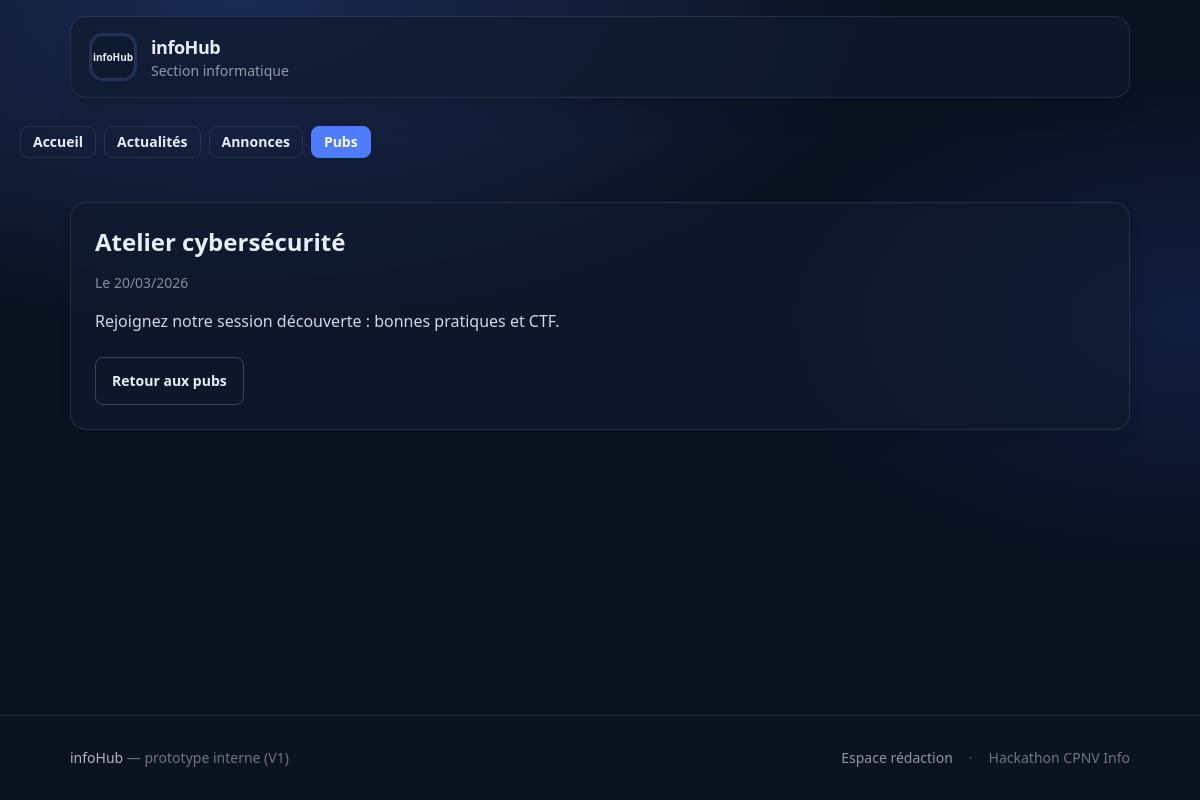
Screenshot of /index.php?route=ad_detail&id=2 with the database file from the repository.
### tables this page shows
CREATE TABLE IF NOT EXISTS ads (
  id INT AUTO_INCREMENT PRIMARY KEY,
  title VARCHAR(255) NOT NULL,
  content TEXT NOT NULL,
  image_path VARCHAR(255) NULL,
  link_url VARCHAR(500) NULL,
  posted_at DATETIME NOT NULL DEFAULT CURRENT_TIMESTAMP
);

### lib/db.php (called while the page is built, shortened)
<?php
function db(): PDO
{
  $dsn = sprintf(
    'mysql:host=%s;port=%d;dbname=%s;charset=utf8mb4',
    DB_HOST,
    DB_PORT,
    DB_NAME
  );
  $pdo = new PDO($dsn, DB_USER, DB_PASS, [
    PDO::ATTR_ERRMODE => PDO::ERRMODE_EXCEPTION,
    PDO::ATTR_DEFAULT_FETCH_MODE => PDO::FETCH_ASSOC,
  ]);
  return $pdo;
}

### lib/repositories.php (called while the page is built, shortened)
<?php
require_once __DIR__ . '/db.php';
require_once __DIR__ . '/markdown.php';
function getAdById(int $id): ?array
{
  $stmt = db()->prepare("SELECT * FROM ads WHERE id = :id LIMIT 1");
  $stmt->execute(['id' => $id]);
  $row = $stmt->fetch();
  return $row ?: null;
}

### pages/ad_detail.php (the view, shortened to what this page needs)
<?php
require_once __DIR__ . '/../lib/repositories.php';
$ad = getAdById((int)$id);
?>
<?php require __DIR__ . '/../templates/header.php'; ?>
<section class="my-6 animate-fade-in">
  <?php if (!$ad): ?>
    <div class="rounded-2xl border border-dashed border-base-content/20 bg-base-200/40 px-5 py-6 text-base-content/70">
      <h1 class="text-lg font-bold text-base-content mb-3">Pub introuvable</h1>
      <a class="btn btn-outline border-base-content/20" href="index.php?route=ads">Retour</a>
    </div>
  <?php else: ?>
    <article class="card bg-base-200/65 border border-base-content/10 shadow-lg p-4 sm:p-6 gap-4 min-w-0 max-w-full overflow-x-clip">
      <h1 class="text-2xl font-bold leading-tight"><?= h($ad['title']) ?></h1>
      <p class="text-sm text-base-content/55">Le <?= h(date_format(new DateTime($ad['posted_at']), 'd/m/Y')) ?></p>
      <div class="rich text-base-content/90">
        <?= render_markdown((string)$ad['content']) ?>
      </div>
      <div class="flex flex-wrap gap-3 mt-2">
        <a class="btn btn-outline border-base-content/20 transition-all duration-200 hover:border-primary/50" href="index.php?route=ads">Retour aux pubs</a>
      </div>
    </article>
  <?php endif; ?>
</section>
<?php require __DIR__ . '/../templates/footer.php'; ?>

### lib/markdown.php (shortened to what this page needs)
<?php
function render_markdown(string $markdown): string
{
  $markdown = str_replace(["\r\n", "\r"], "\n", $markdown);
  $escaped = htmlspecialchars($markdown, ENT_QUOTES | ENT_SUBSTITUTE, 'UTF-8');
  $lines = explode("\n", $escaped);
  $html = implode("\n", $lines);
  $html = preg_replace(
    '/\[(.+?)\]\((https?:\/\/[^\)]+)\)/',
    '<a href="$2" target="_blank" rel="noopener noreferrer">$1</a>',
    $html
  );
  $html = preg_replace('/`([^`]+)`/', '<code>$1</code>', $html);
  $html = preg_replace('/\*\*([^\*]+)\*\*/', '<strong>$1</strong>', $html);
  $html = preg_replace('/(^|[^*])\*([^*\n]+)\*/', '$1<em>$2</em>', $html);
  $segments = preg_split('/\n{2,}/', $html);
  $out = [];
  foreach ($segments as $seg) {
    $seg = str_replace("\n", "<br>\n", $seg);
    $out[] = $seg;
  }
  return implode("\n<br>\n", $out);
}

### rows the page displays
ads: title "Atelier cybersécurité", posted_at "20/03/2026", content "Rejoignez notre session découverte : bonnes pratiques et CTF."

### other values shown
SITE_TITLE "infoHub"
